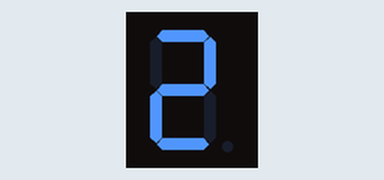
A sketch run on a simulated Arduino Uno, built with avr-gcc and run on an emulated ATmega328P. Parts: 1-digit seven-segment display. Wiring (inferred from the names in the program): 1-digit 7-segment display, segments lit when HIGH: segments pin 2, pin 3, pin 4, pin 5, pin 6, pin 7, pin 8. The segment pins are drawn as the display they are named for.

Above: at 0.1 s.
At 2.1 s:
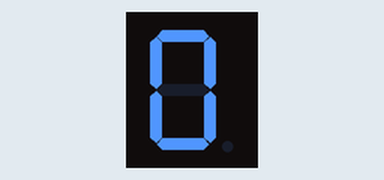
At 3.1 s:
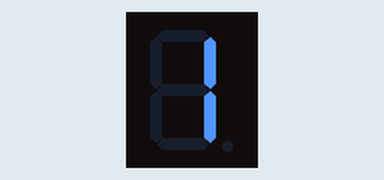
At 4.1 s:
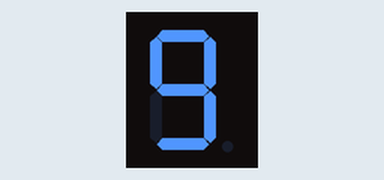
At 4.6 s:
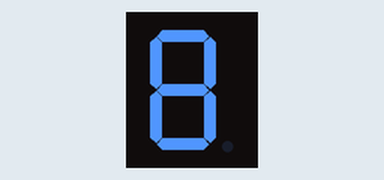

The sketch:

exp-6-v2.ino
```cpp
  int segmentPins[7] = {2, 3, 4, 5, 6, 7, 8};
  bool numbers[10][7] = {
  {1, 1, 0, 1, 1, 0, 1}, // 2
  {1, 1, 0, 1, 1, 0, 1}, // 2
  {1, 1, 0, 1, 1, 0, 1}, // 2
  {0, 1, 1, 0, 0, 0, 0}, // 1
  {1, 1, 1, 1, 1, 1, 0}, // 0
  {1, 1, 1, 1, 1, 1, 1}, // 8
  {0, 1, 1, 0, 0, 0, 0}, // 1
  {1, 1, 1, 1, 1, 1, 0}, // 0
  {1, 1, 1, 1, 0, 1, 1}, // 9
  {1, 1, 1, 1, 1, 1, 1}, // 8
};

void setup() {
  for(int i = 0; i < 7; i++){
    pinMode(segmentPins[i], OUTPUT);
    }
}

void loop() {
  for(int n = 0; n < 10; n++){
    displayNumbers(n);
    delay(500);
    }
}

void displayNumbers(int num){
  for(int i = 0; i < 7; i++){
      digitalWrite(segmentPins[i], numbers[num][i] == 1 ? HIGH : LOW);
    }
  }
```

Measured:
- by itself, everything shown: repeats every 5.0 s, in 8 steps
- what the display in image 1 shows lasts 0.5 s, from 2.0 s to 2.5 s
